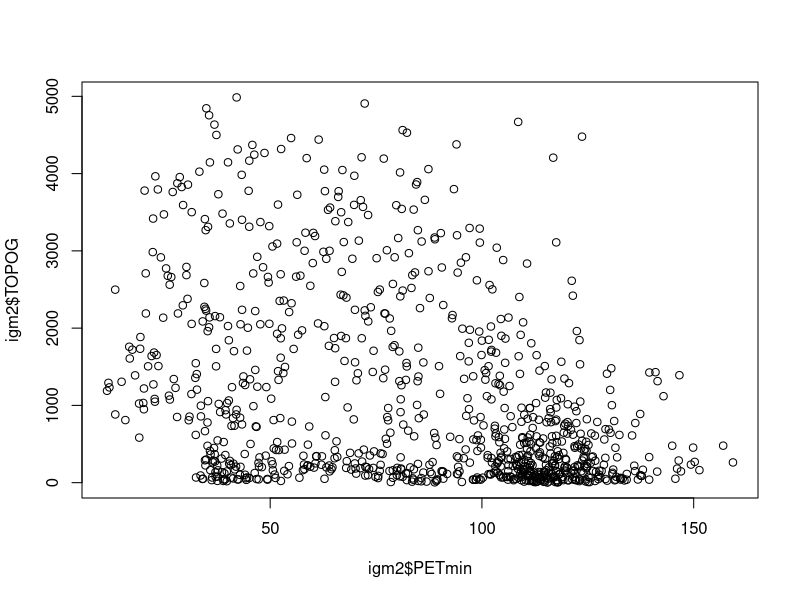
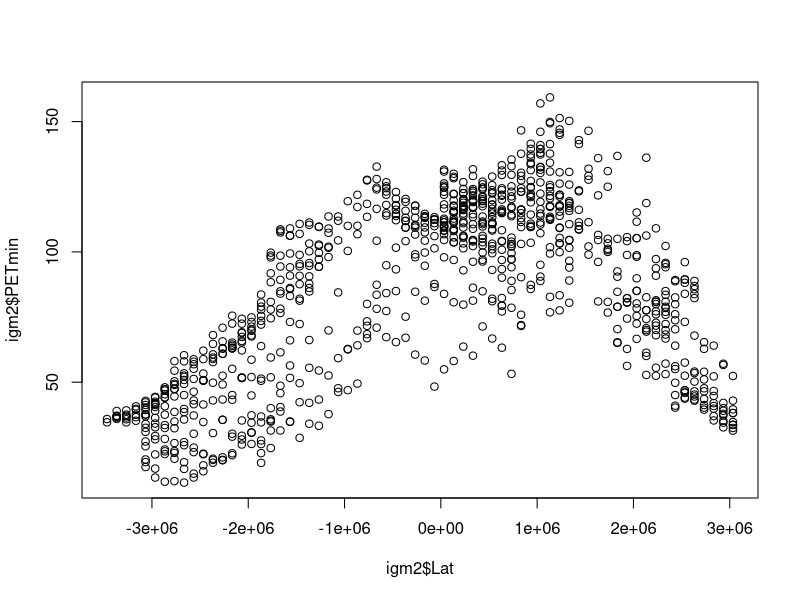

R code for these plots, in order:
################################################################################
### R BASICS WORKSHOP                                                        ###
### EJERCICIO 4-2: Abrir y guardar archivos                                  ###
###                                                                          ###
### Métodos de biología computacional                                        ###
### Facultad de Ciencias, UNAM                                               ###
### Website: github.com/hachepunto/R_Basics_workshop                         ###
################################################################################

## OBJETIVO:
## Practicar cómo abrir tablas de datos en R y cómo guardarlas en archivos.

## DIRECTORIO DE TRABAJO:
## Este ejercicio lee archivos de la carpeta "Datasets". Tu directorio de
## trabajo debe ser la carpeta del taller (la que contiene "Datasets").


getwd()
# Con este comando, identificamos el directorio de trabajo actual. Esta es la
# carpeta en el ordenador que R utiliza por defecto para leer y escribir archivos.
# Esto significa que si no proporcionas una dirección a una carpeta distinta 
# al abrir/guardar archivos, R usará el directorio de trabajo.


# Para cambiar el directorio de trabajo, se puede usar el menú "Misc" en Mac, la pestaña de "archivo" 
# en una PC, o la pestaña "sesión" en Rstudio.

# Alternativamente, puede utilizar la función 'setwd'. Para dar una dirección a 
# esta (y otras funciones), debe proporcionar una cadena de caracteres (texto) 
# similar a esto: "Carpeta1/carpeta2/carpeta3/"

## TAREA 1 ## 
## Cambia el directorio de trabajo en su sesión de R a una carpeta que desees
## usar.


# La función principal para abrir una tabla de datos en R es "read.table". Los 
# archivos que pueden ser abiertos por esta función son archivos de texto, por 
# lo general con extensiones '.txt', '.csv' o '.dat'.

# La función principal para abrir una tabla de datos es "read.table". Estos dos
# archivos son de texto SEPARADOS POR COMAS y su primera fila trae los nombres
# de las columnas, así que hay que decírselo con 'sep' y 'header':

col  <- read.table("Datasets/data_neotropicooccidente_col.txt",
                   header = TRUE, sep = ",")
igm2 <- read.table("Datasets/data_neotropicooccidente_igm2.txt",
                   header = TRUE, sep = ",")

## TAREA 2 ##
## Compruebe el número de columnas y filas de los objetos que acaba de abrir, y
## qué tipo de objeto son "col" y "igm2". Use 'dim' y 'class'.
## Si ve que hay sólo UNA columna, es que el archivo se abrió mal: casi siempre
## es porque falta el argumento 'sep' o porque tiene el valor equivocado.

## TAREA 3 ##
## Compare estas dos líneas y explique la diferencia. La segunda es la correcta.
try(head(read.table("Datasets/data_neotropicooccidente_igm2.txt", header = TRUE)))
head(igm2)


plot(igm2$PETmin, igm2$TOPOG)
# Ahora que los archivos están abiertos, se pueden hacer cosas con ellos. Por 
# ejemplo, este cógido hace una figura de la evapotranspiración potencial mínima 
# (PETmin) contra la topografía en el Neotrópico.

# Esta figura, en cambio, muestra la variación latitudinal en PETmin.
plot(igm2$Lat, igm2$PETmin)


# Ahora, vamos a suponer que desea extraer los residuos de una regresión
# Entre PETmin y latitud, y guardarlos en un archivo.

# Esto ejecuta una regresión polinomial, y luego extrae los residuos en un
# objeto llamado "lm.residuals"
lm.results <- lm(igm2$PETmin ~ igm2$Lat + I(igm2$Lat^2))
lm.residuals <- residuals(lm.results)


## TAREA 4 ##
## Utilice la función 'write.table' para guardar el objeto "lm.residuals"
## en un archivo de texto separado por tabuladores, dentro de la carpeta
## "salidas". Nombre del archivo "regressionresiduals.txt".


## TAREA 5 ## 
## Abra el archivo 'Datasets/data_adultliteracy.xlsx' y guarde su contenido en
## un objeto de cualquier nombre. Tenga en cuenta que el original es un archivo
## de Excel; hay dos caminos:
##  a) Abrirlo con Excel o LibreOffice, guardar una copia como texto separado
##     por tabuladores o comas, y luego usar 'read.table'.
##  b) Instalar un paquete que lea .xlsx directamente, por ejemplo:
##     install.packages("readxl")
##     library(readxl)
##     alfab <- read_excel("Datasets/data_adultliteracy.xlsx")


## TAREA 6 ## 
## Abrir cualquier otra tabla de datos que tiene en su computadora, tal vez una 
## con sus propios datos.


################################################################################
### SOLUCIONES #################################################################
################################################################################

## Las soluciones de este ejercicio están en un archivo aparte:
##
##     soluciones/4-2_abrir_guardar_soluciones.r
##
## Inténtalo tú primero y consúltalo después para autoevaluarte. Ese archivo
## vuelve a correr este ejercicio por su cuenta, así que puedes abrirlo en una
## sesión limpia:
##
##     source("soluciones/4-2_abrir_guardar_soluciones.r")
